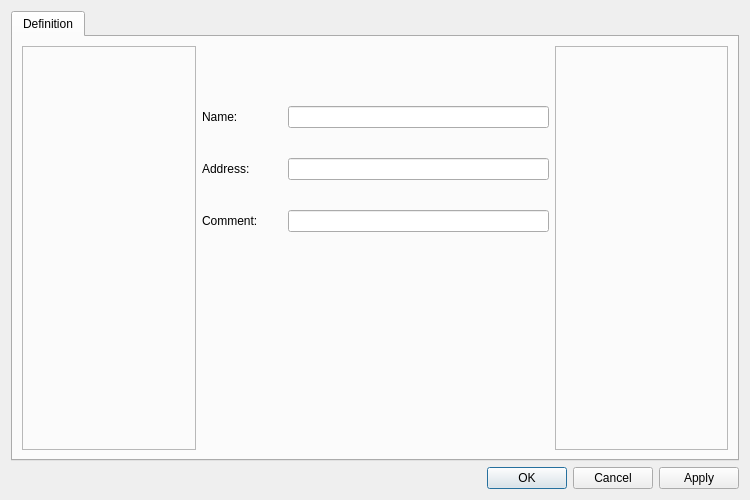
<?xml version="1.0" encoding="UTF-8"?>
<ui version="4.0">
 <class>CanNodeCreator</class>
 <widget class="QDialog" name="CanNodeCreator">
  <property name="geometry">
   <rect>
    <x>0</x>
    <y>0</y>
    <width>750</width>
    <height>500</height>
   </rect>
  </property>
  <property name="windowTitle">
   <string>Can Node Creator</string>
  </property>
  <layout class="QGridLayout" name="gridLayout">
   <item row="0" column="0">
    <widget class="QTabWidget" name="tabWidget">
     <widget class="QWidget" name="tab_2">
      <attribute name="title">
       <string>Definition</string>
      </attribute>
      <layout class="QGridLayout" name="gridLayout_2" columnstretch="1,2,1">
       <item row="0" column="0">
        <widget class="QFrame" name="frame">
         <property name="frameShape">
          <enum>QFrame::StyledPanel</enum>
         </property>
         <property name="frameShadow">
          <enum>QFrame::Raised</enum>
         </property>
        </widget>
       </item>
       <item row="0" column="1">
        <layout class="QFormLayout" name="formLayout">
         <property name="horizontalSpacing">
          <number>30</number>
         </property>
         <property name="verticalSpacing">
          <number>30</number>
         </property>
         <property name="topMargin">
          <number>60</number>
         </property>
         <item row="0" column="0">
          <widget class="QLabel" name="label">
           <property name="text">
            <string>Name:</string>
           </property>
          </widget>
         </item>
         <item row="1" column="0">
          <widget class="QLabel" name="label_2">
           <property name="text">
            <string>Address:</string>
           </property>
          </widget>
         </item>
         <item row="2" column="0">
          <widget class="QLabel" name="label_3">
           <property name="text">
            <string>Comment:</string>
           </property>
          </widget>
         </item>
         <item row="0" column="1">
          <widget class="QLineEdit" name="lineEdit_Name"/>
         </item>
         <item row="1" column="1">
          <widget class="QLineEdit" name="lineEdit_Address"/>
         </item>
         <item row="2" column="1">
          <widget class="QLineEdit" name="lineEdit_Comment"/>
         </item>
        </layout>
       </item>
       <item row="0" column="2">
        <widget class="QFrame" name="frame_2">
         <property name="frameShape">
          <enum>QFrame::StyledPanel</enum>
         </property>
         <property name="frameShadow">
          <enum>QFrame::Raised</enum>
         </property>
        </widget>
       </item>
      </layout>
     </widget>
    </widget>
   </item>
   <item row="1" column="0">
    <layout class="QHBoxLayout" name="horizontalLayout">
     <item>
      <widget class="QDialogButtonBox" name="buttonBox">
       <property name="orientation">
        <enum>Qt::Horizontal</enum>
       </property>
       <property name="standardButtons">
        <set>QDialogButtonBox::Apply|QDialogButtonBox::Cancel|QDialogButtonBox::Ok</set>
       </property>
      </widget>
     </item>
    </layout>
   </item>
  </layout>
 </widget>
 <resources/>
 <connections>
  <connection>
   <sender>buttonBox</sender>
   <signal>accepted()</signal>
   <receiver>CanNodeCreator</receiver>
   <slot>accept()</slot>
   <hints>
    <hint type="sourcelabel">
     <x>248</x>
     <y>254</y>
    </hint>
    <hint type="destinationlabel">
     <x>157</x>
     <y>274</y>
    </hint>
   </hints>
  </connection>
  <connection>
   <sender>buttonBox</sender>
   <signal>rejected()</signal>
   <receiver>CanNodeCreator</receiver>
   <slot>reject()</slot>
   <hints>
    <hint type="sourcelabel">
     <x>316</x>
     <y>260</y>
    </hint>
    <hint type="destinationlabel">
     <x>286</x>
     <y>274</y>
    </hint>
   </hints>
  </connection>
 </connections>
</ui>
